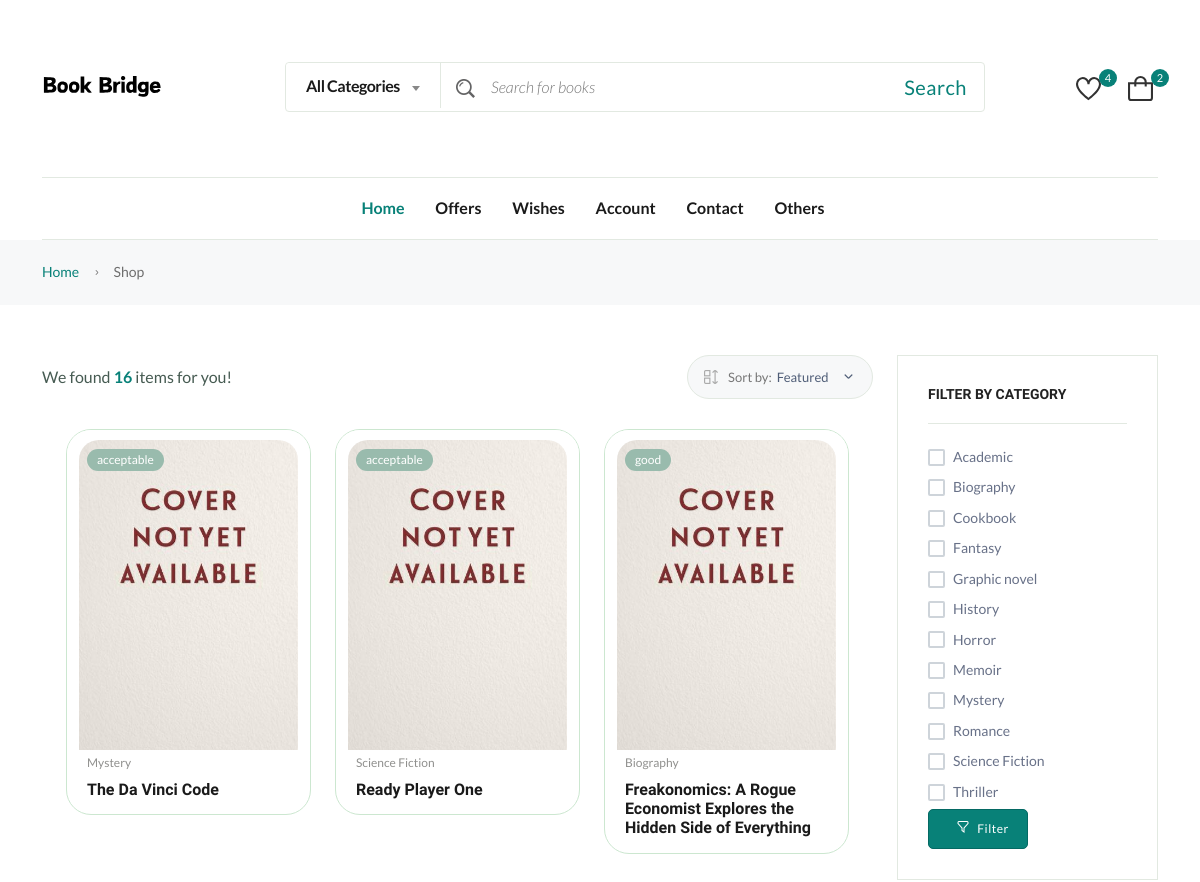
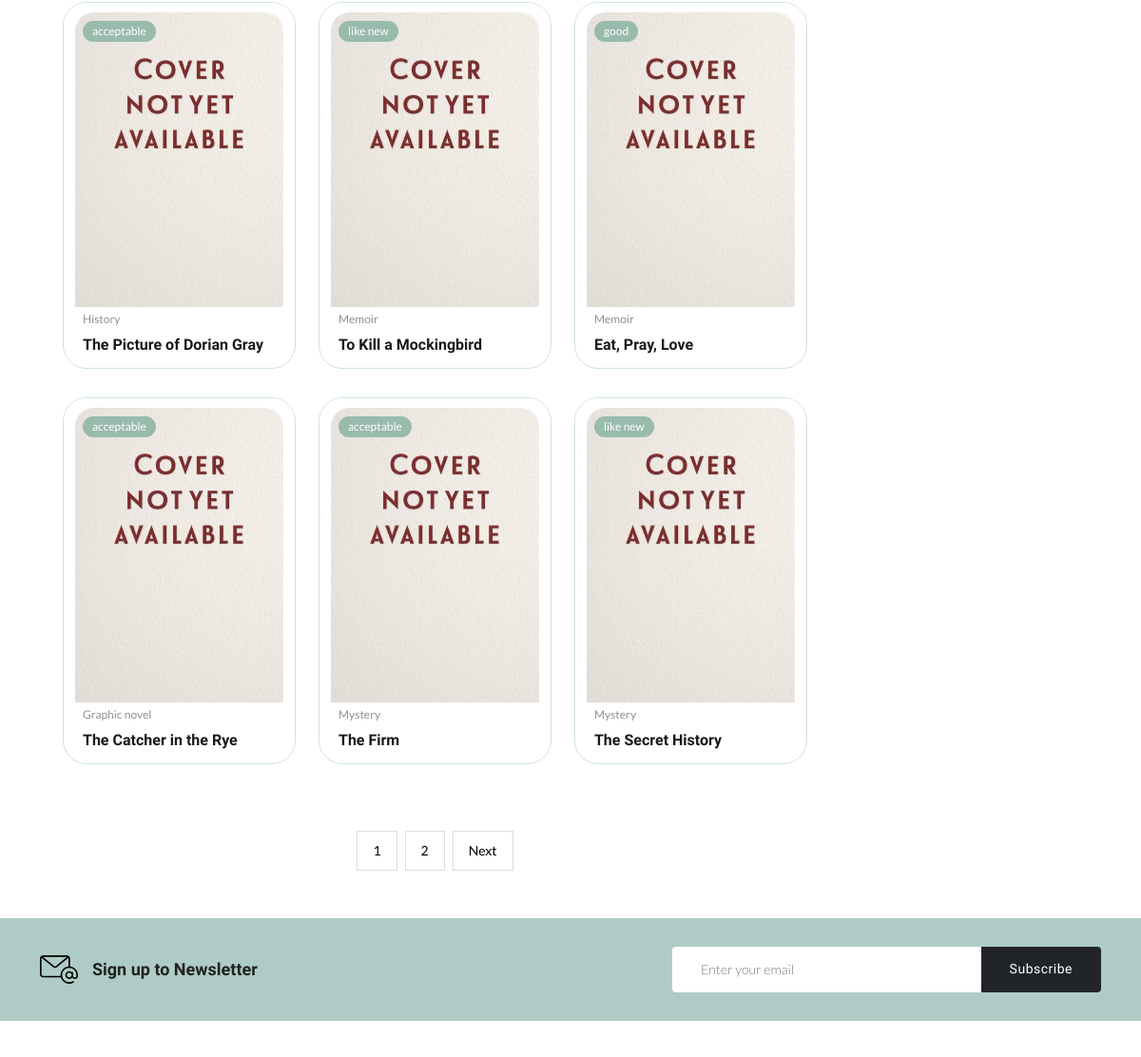
The page /shop-filter.php (upper part) on the database as committed earlier (2 pictures, top to bottom).
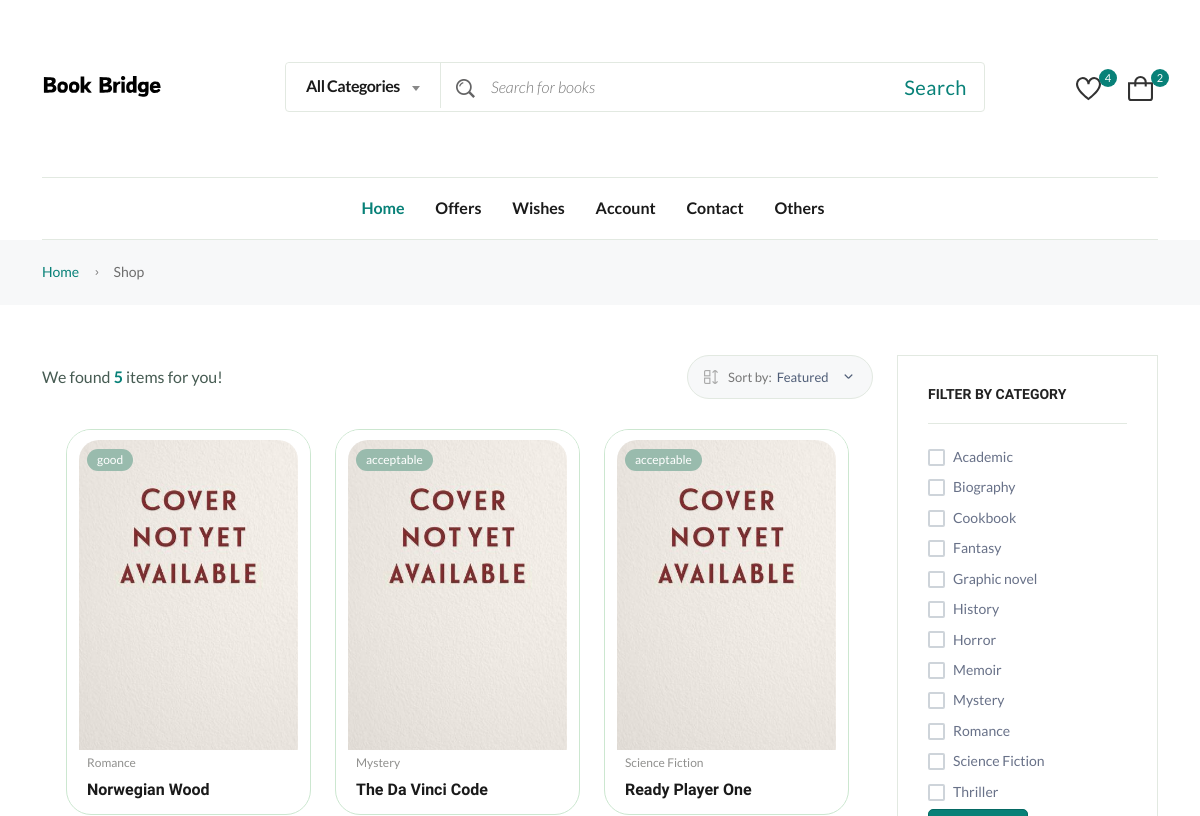
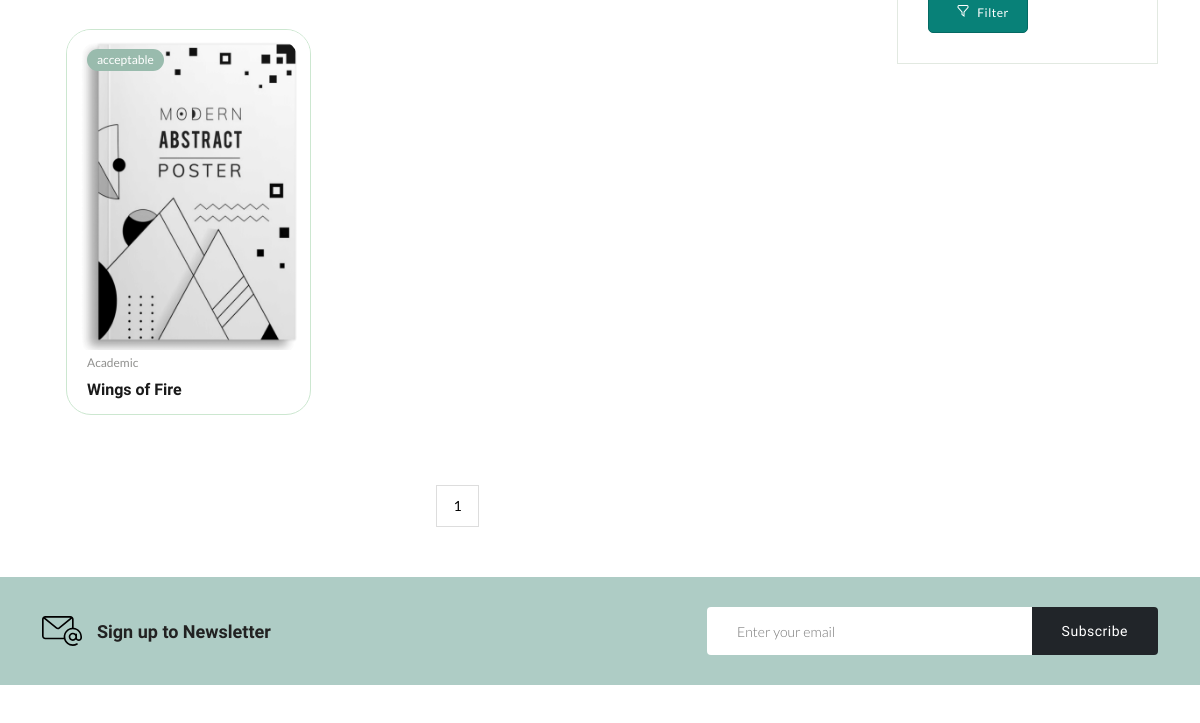
The same page on the database as committed later (2 pictures, top to bottom).
### tables this page shows
CREATE TABLE `global_book_collection` (
  `collection_id` bigint(20) UNSIGNED NOT NULL,
  `book_id` int(11) DEFAULT NULL,
  `owner_id` int(11) DEFAULT NULL,
  `book_condition` enum('like new','good','acceptable') DEFAULT NULL,
  `availability_status` enum('yes','no') DEFAULT 'yes',
  `club_id` int(11) DEFAULT NULL,
  `club_member_id` int(20) DEFAULT NULL,
  `date_added` date DEFAULT curdate()
);

CREATE TABLE `category` (
  `categoryID` varchar(20) NOT NULL,
  `categoryName` varchar(50) DEFAULT NULL,
  `categoryDescription` varchar(1000) DEFAULT NULL
);

CREATE TABLE `book` (
  `book_id` int(11) NOT NULL,
  `isbn` varchar(20) DEFAULT NULL,
  `title` varchar(255) NOT NULL,
  `authors` varchar(255) NOT NULL,
  `categoryID` varchar(20) DEFAULT NULL,
  `edition` varchar(50) DEFAULT NULL,
  `num_of_pages` int(11) DEFAULT NULL,
  `language` varchar(50) DEFAULT NULL,
  `description` text DEFAULT NULL,
  `publisher` varchar(255) DEFAULT NULL,
  `publication_date` date DEFAULT NULL,
  `cover_img` varchar(255) DEFAULT 'default_cover.png',
  `additional_imgs` varchar(1000) DEFAULT NULL
);

### shop-filter.php (the view, shortened to what the changed rows need)
<?php
$servername = "localhost";
$username = "root";
$password = "";
$dbname = "book_bridge";
$conn = new mysqli($servername, $username, $password, $dbname);
$page = isset($_GET['page']) ? $_GET['page'] : 1;
$limit = 12;
$offset = ($page - 1) * $limit;
$sql_categories = "SELECT * FROM category";
$result_categories = $conn->query($sql_categories);
$categories = array();
if ($result_categories->num_rows > 0) {
    while($row = $result_categories->fetch_assoc()) {
        $categories[] = $row;
    }
}
$sql = "SELECT gbc.*, b.*, c.categoryName
        FROM global_book_collection gbc
        JOIN book b ON gbc.book_id = b.book_id
        LEFT JOIN category c ON b.categoryID = c.categoryID";
$sql .= " LIMIT $limit OFFSET $offset";
$result = $conn->query($sql);
?>
<!DOCTYPE html>
<html class="no-js" lang="en">
<head>
    <link rel="stylesheet" href="assets/css/main.css?v=3.4">
</head>
<body>
                        <main class="main">
                        <?php
                    $sql_count = "SELECT COUNT(*) as count
                                FROM global_book_collection gbc
                                JOIN book b ON gbc.book_id = b.book_id
                                LEFT JOIN category c ON b.categoryID = c.categoryID";
                    $result_count = $conn->query($sql_count);
                    $total_books_filtered = 0;
                    if ($result_count->num_rows > 0) {
                        $row_count = $result_count->fetch_assoc();
                        $total_books_filtered = $row_count['count'];
                    }
?>
<main class="main">
    <section class="mt-50 mb-50">
            <div class="container">
                <div class="row">
                 <div class="col-lg-9">
                 <div class="shop-product-fillter">
                            <div class="totall-product">
                            <p>We found <strong class="text-brand"><?php echo $total_books_filtered; ?></strong> items for you!</p>                            </div>
                        </div>
                        <div class="container">
                <div class="row product-grid-4">
                    <?php
                    if ($result->num_rows > 0) {
                        while ($row = $result->fetch_assoc()) {
                            if ($row["availability_status"] == "yes") {
                    ?>
                                <div class="col-lg-4 col-md-4 col-12 col-sm-6">
                                    <div class="product-cart-wrap mb-30">
                                        <div class="product-img-action-wrap">
                                            <div class="product-img product-img-zoom">
                                                <a href="shop-product-full.php">
                                                    <?php if (!empty($row["cover_img"]) && file_exists($row["cover_img"])) { ?>
                                                        <img class="default-img" src="<?php echo $row["cover_img"]; ?>" alt="">
                                                    <?php } else { ?>
                                                        <img class="default-img" src="uploadedBooks/default_cover.png" alt="Default Book Cover">
                                                    <?php } ?>
                                                </a>
                                            </div>
                                            <div class="product-badges product-badges-position product-badges-mrg">
                                                <span class="new"><?php echo $row["book_condition"]; ?></span>
                                            </div>
                                        </div>
                                        <div class="product-content-wrap">
                                            <div class="product-category">
                                                <a href="shop-grid-right.php"><?php echo $row["categoryName"]; ?></a>
                                            </div>
                                            <h2><a href="shop-product-full.php?book_id=<?php echo $row['book_id']; ?>"><?php echo $row["title"]; ?></a></h2>
                                        </div>
                                    </div>
                                </div>
                    <?php
                            }
                        }
                    } else {
                        echo "";
                    }
                    ?>
                </div>
                <div class="pagination">
                    <?php
                        $total_pages_sql = "SELECT COUNT(*) as count FROM global_book_collection";
                        $total_pages_result = $conn->query($total_pages_sql);
                        $total_pages_row = $total_pages_result->fetch_assoc();
                        $total_pages = ceil($total_pages_row['count'] / $limit);
                        $next_page = $page + 1;
                        echo "<ul class='pagination'>";
                        for ($i = 1; $i <= $total_pages; $i++) {
                            echo "<li " . ($page == $i ? "class='active'" : "") . "><a href='?page=$i'>$i</a></li>";
                        }
                        if ($page < $total_pages) {
                            echo "<li><a href='?page=$next_page'>Next</a></li>";
                        } elseif ($page == $total_pages && $result->num_rows == 0) {
                            echo "<li><span>No books left</span></li>";
                        }
                        echo "</ul>";
                    ?>
                </div>
            </div>
                 </div>
        <div class="col-lg-3 col-md-4 col-sm-6">
                        <div class="sidebar-widget price_range range mb-30">
                            <form method="post" action="">
                                <div class="list-group">
                                    <?php foreach ($categories as $category) { ?>
                                        <div class="list-group-item mb-0">
                                            <div class="custome-checkbox">
                                                <label class="form-check-label" for="<?php echo $category['categoryName']; ?>"><span><?php echo $category['categoryName']; ?></span></label>
                                            </div>
                                        </div>
                                    <?php } ?>
                                </div>
                            </form>
                        </div>
                    </div>
                </div>
                                    </div>
        </section>
    </main>
        <?php include 'partials/footer.php'; ?>

Rows that differ between the two databases and show on the page:
removed global_book_collection: book_condition "acceptable", category.categoryName "History", book.title "The Picture of Dorian Gray"
removed global_book_collection: book_condition "like new", category.categoryName "Memoir", book.title "To Kill a Mockingbird"
removed global_book_collection: book_condition "good", category.categoryName "Memoir", book.title "Eat, Pray, Love"
removed global_book_collection: book_condition "acceptable", category.categoryName "Graphic novel", book.title "The Catcher in the Rye"
removed global_book_collection: book_condition "acceptable", category.categoryName "Mystery", book.title "The Firm"
removed global_book_collection: book_condition "like new", category.categoryName "Mystery", book.title "The Secret History"
now on this page (row edited): global_book_collection: book_condition "good", category.categoryName "Romance", book.title "Norwegian Wood"
changed global_book_collection: book.cover_img: picture added; book_condition "good" → "acceptable"; category.categoryName "Biography" → "Academic"; book.title "Freakonomics: A Rogue Economist Explores the Hidden Side of Everything" → "Wings of Fire"
Other text that changed with them:
$total_books_filtered: "16" → "5"
list line gone: "2"
text no longer shown: "Next"
